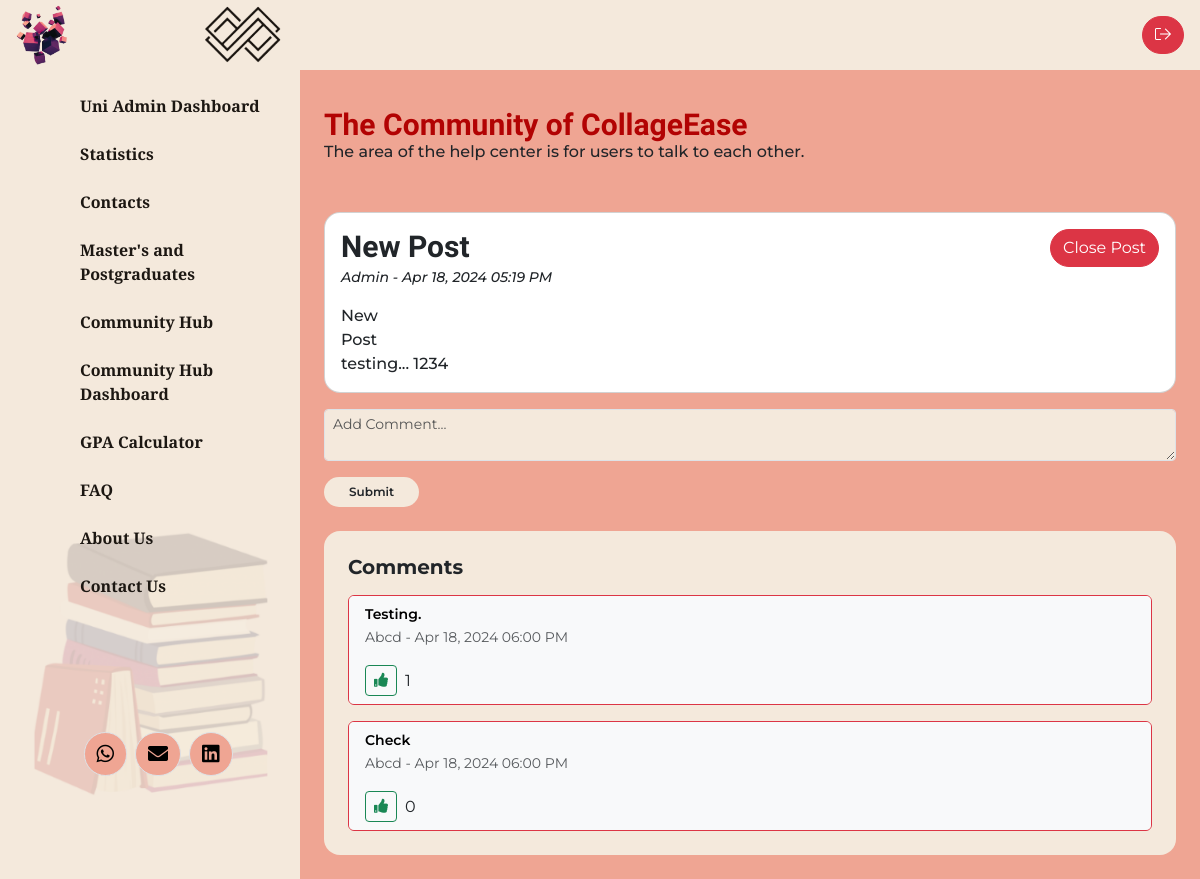
Screenshot of /post-details.php?postID=2 (signed in) with the database file from the repository.
### tables this page shows
CREATE TABLE `posts` (
  `postID` int NOT NULL,
  `title` varchar(255) NOT NULL,
  `content` text,
  `userID` int NOT NULL,
  `closed` tinyint(1) DEFAULT '0',
  `status` tinyint(1) NOT NULL DEFAULT '1',
  `createdAt` timestamp NULL DEFAULT CURRENT_TIMESTAMP
);

CREATE TABLE `users` (
  `ID` int NOT NULL,
  `Name` varchar(255) NOT NULL,
  `Email` varchar(255) NOT NULL,
  `Password` varchar(255) NOT NULL,
  `Role` enum('alumni','student','admin') NOT NULL
);

CREATE TABLE `comments` (
  `commentID` int NOT NULL,
  `content` text,
  `userID` int NOT NULL,
  `postID` int NOT NULL,
  `createdAt` timestamp NULL DEFAULT CURRENT_TIMESTAMP
);

### post-details.php (the view, shortened to what this page needs)
<?php
require 'db_conn.php';
?>
<!DOCTYPE html>
<html lang="en">
    <head>
        <link rel="stylesheet" href="./assets/dist/css/bootstrap.min.css">
        <link rel="stylesheet" href="./assets/dist/fontawesome/css/all.css">
        <link rel="stylesheet" href="./assets/dist/css/style.css">
    </head>
    <body cz-shortcut-listen="true">
        <?php include 'header.php'; ?>
        <div class="container-fluid">
            <div class="row">
                <?php include "navbar.php"; ?>
                <main class="col-md-8 ms-sm-auto col-lg-9 px-md-4 py-4 gap-3">
                    <div
                        class="d-flex justify-content-between flex-wrap flex-md-nowrap align-items-center pt-3 pb-2 mb-3">
                        <div>
                            <h2 class="h2 page-title lh-1 fw-bold courier-prime mb-0 text-red fs-30">The Community of
                                CollageEase</h2>
                            <p class="fw-medium mb-0">The area of the help center is for users to talk to each other.
                            </p>
                        </div>
                    </div>
                    <div class="community-posts pt-4">
                        <?php
                        if (isset($_GET['postID'])) {
                            $postID = mysqli_real_escape_string($conn, $_GET['postID']);
                            $sql_post = "SELECT * FROM posts WHERE postID=$postID";
                            $result_post = mysqli_query($conn, $sql_post);
                            if (mysqli_num_rows($result_post) == 1) {
                                $row_post = mysqli_fetch_assoc($result_post);
                                $title = $row_post['title'];
                                $content = $row_post['content'];
                                $userID = $row_post['userID'];
                                $createdAt = $row_post['createdAt'];
                                $createdAtFormatted = date('M d, Y h:i A', strtotime($createdAt));
                                $sql_user = "SELECT Name FROM users WHERE ID=$userID";
                                $result_user = mysqli_query($conn, $sql_user);
                                $user = mysqli_fetch_assoc($result_user);
                                $userName = $user['Name'];
                                $closed = $row_post['closed'];
                                if ($closed || $_SESSION['ID'] !== $userID) {
                                    $close_btn = '';
                                } else {
                                    $close_btn = '<a class="btn btn-danger rounded-5" href="?postID=' . $postID . '&close=1">Close Post</a>';
                                }
                                echo '<article class="card p-3 mb-3 rounded-4">';
                                echo '<div class="post-top d-flex align-items-start gap-3"><h1 class="mb-0 flex-grow-1 fw-bold courier-prime fs-30">' . $title . '</h1>' . $close_btn . '</div>';
                                echo '<p class="mb-3 fs-14 fw-medium"><i>' . $userName . ' - ' . $createdAtFormatted . '</i></p>';
                                echo '<div class="fw-medium">';
                                echo '<p class="mb-0">' . nl2br($content) . '</p>';
                                echo '</div>';
                                echo '</article>';
                                if (!$closed) {
                                    echo '<form class="mb-4" method="POST" action="?postID=' . $postID . '">';
                                    echo '<div class="mb-3">';
                                    echo '<textarea class="form-control form-control-sm bg-peach" placeholder="Add Comment..." id="comment" name="comment" rows="2"></textarea>';
                                    echo '</div>';
                                    echo '<button type="submit" class="btn btn-sm px-4 fs-12 rounded-5 fw-semibold bg-peach py-2 lh-1" name="add_comment">Submit</button>';
                                    echo '</form>';
                                }
                                $sql_comments = "SELECT * FROM comments WHERE postID=$postID ORDER BY commentID DESC";
                                $result_comments = mysqli_query($conn, $sql_comments);
                                echo '<section class="p-4 bg-peach rounded-4">';
                                echo '<h2 class="mb-3 fs-20 fw-bold">Comments</h2>';
                                echo '<div class="comments d-flex flex-column gap-3">';
                                if (mysqli_num_rows($result_comments) > 0) {
                                    while ($row_comment = mysqli_fetch_assoc($result_comments)) {
                                        $commentID = $row_comment['commentID'];
                                        $commentContent = $row_comment['content'];
                                        $commentUserID = $row_comment['userID'];
                                        $commentCreatedAt = $row_comment['createdAt'];
                                        $commentCreatedAtFormatted = date('M d, Y h:i A', strtotime($commentCreatedAt));
                                        $sql_comment_user = "SELECT Name FROM users WHERE ID=$commentUserID";
                                        $result_comment_user = mysqli_query($conn, $sql_comment_user);
                                        $comment_user = mysqli_fetch_assoc($result_comment_user);
                                        $commentUserName = $comment_user['Name'];
                                        $sql_votes_count = "SELECT COUNT(*) AS voteCount FROM votes WHERE commentID=$commentID";
                                        $result_votes_count = mysqli_query($conn, $sql_votes_count);
                                        $voteCount = mysqli_fetch_assoc($result_votes_count)['voteCount'];
                                        echo '<div class="card border-danger overflow-hidden">';
                                        echo '<div class="card-body bg-light shadow-sm py-2 px-3">';
                                        echo '<p class="card-text mb-0 fs-14 fw-semibold text-black">' . nl2br($commentContent) . '</p>';
                                        echo '<p class="card-text"><small class="text-muted">' . $commentUserName . ' - ' . $commentCreatedAtFormatted . '</small></p>';
                                        echo '<div class="d-flex align-items-center gap-2"><a href="?postID=' . $postID . '&vote=' . $commentID . '" class="btn btn-sm btn-outline-success"><i class="fa fa-thumbs-up"></i></a><span> ' . $voteCount . '</span></div>';
                                        echo '</div>';
                                        echo '</div>';
                                    }
                                } else {
                                    echo '<p class="alert alert-danger">No comments found.</p>';
                                }
                                echo '</div>';
                                echo '</section>';
                            } else {
                                echo '<p class="alert alert-danger">Post not found.</p>';
                            }
                        } else {
                            echo '<p class="alert alert-danger">Post ID parameter not set.</p>';
                        }
                        ?>
                    </div>
                </main>
            </div>
        </div>
    </body>
</html>

### rows the page displays
posts: title "New Post", createdAt "Apr 18, 2024 05:19 PM", content "New Post testing... 1234"
users: Name "Admin"
comments: content "Testing.", userID.Name "Abcd", createdAt "Apr 18, 2024 06:00 PM", voteCount "1"
comments: content "Check", userID.Name "Abcd", createdAt "Apr 18, 2024 06:00 PM", voteCount "0"
